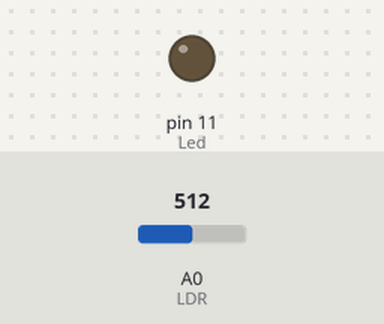
The sketch below on a simulated Arduino Uno, built with avr-gcc and run on an emulated ATmega328P. On the bench: output pins drawn as LEDs (lit = HIGH). Inputs (shaded band) come from the test bench; at power-on: A0 (LDR) = 512.

Above: at 1.2 s.
1.3 s: A0 (LDR) set to 22
2.8 s: A0 (LDR) set to 18
At 7.65 s:
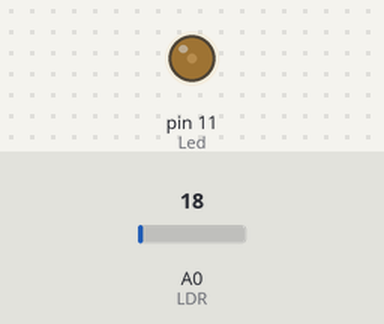
At 12.46 s:
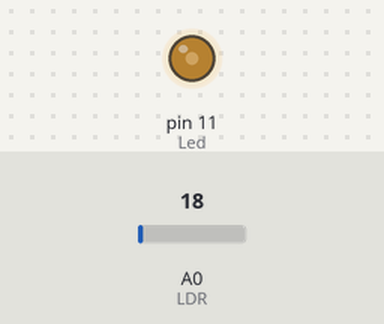
Timing chart, 0 to 17.3 s (numbered marks = the images above; inputs shaded):
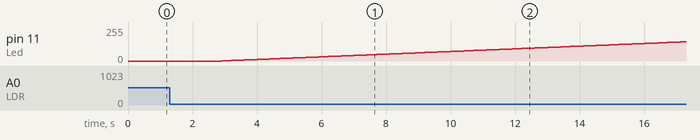

The sketch:

Ilumina__oAutoLDR.ino
```cpp
//Iluminaço Auto LDR

const int LDR = A0;
const int Led = 11;
int ValorLDR = 0;
int pwm = 0;

void setup() {
pinMode(Led, OUTPUT);
Serial.begin(9600); //para calibrar
}
void loop() {
ValorLDR = analogRead(LDR);
if (ValorLDR<20){
  analogWrite(Led, pwm);
  pwm++;
  delay(100);
}else{
  digitalWrite(Led, LOW);
  pwm=0;
}
if(pwm>255){
  pwm=255;
}
//Serial.print("\nValor lido LDR"); //Para calibrar
//Serial.print(ValorLDR);
//delay(500);            //comentar essas tres linhas
}
```

Measured:
- the behaviour switches between 20 and 19 on A0 (LDR) (found by bisection; images 0 and 1)
- after the input at 1.3 s, every drawn part: stays the same
- after the input at 2.8 s, pin 11 (Led): moves from 0/255 to 144/255 over 14.3 s, starting after 0.10 s
